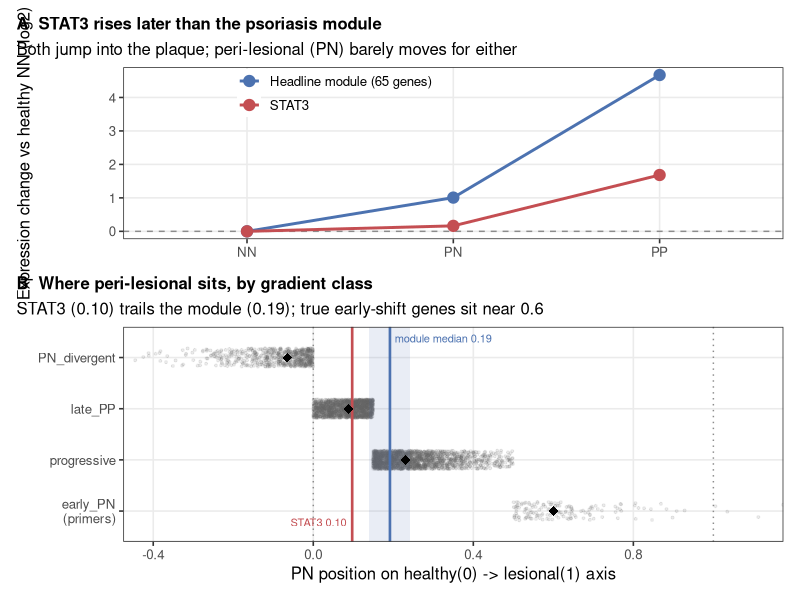

This chart was generated by the following R code:
# Auto-extracted generating script
# Produces: fig38_stat3_vs_module_gradient.png
# Conda env: psoriasis-r   (run with this environment activated)
# Inputs (expected alongside / in data/): clust_module_lfc.rds, gradient_gene_classes.csv, clust_module_genes.csv
# Source artifact version: d23535ce-75c3-4e7b-aa9b-4a6d11044109
# NOTE: absolute artifact paths rewritten to basenames; place named inputs in the same dir.
#------------------------------------------------------------

library(ggplot2)
library(patchwork)
library(data.table)

theme_set(theme_bw(base_size=12) + theme(panel.grid.minor=element_blank(),
          plot.title=element_text(face="bold",size=12), plot.title.position="plot"))
BLUE<-"#4C72B0"; RED<-"#C44E52"; GREY<-"#8C8C8C"; GOLD<-"#DD8452"

gc <- read.csv("gradient_gene_classes.csv")
setDT(gc)

cm <- read.csv("clust_module_genes.csv")

mod_genes <- cm$gene
mg <- gc[gene %in% mod_genes]

norm_traj <- function(dt){
  d <- copy(dt)
  d[, denom := mu_PP - mu_NN]
  d <- d[abs(denom) > 0.2]
  d[, `:=`(nNN=0, nPN=(mu_PN-mu_NN)/denom, nPP=1)]
  d
}
mod_n <- norm_traj(mg)

stat3_npn <- (gc[gene=="STAT3",mu_PN]-gc[gene=="STAT3",mu_NN])/(gc[gene=="STAT3",mu_PP]-gc[gene=="STAT3",mu_NN])

mod_traj <- data.frame(class=c("NN","PN","PP"),
  val=c(0, mean(mg$mu_PN-mg$mu_NN), mean(mg$mu_PP-mg$mu_NN)), series="Headline module (65 genes)")
stat3_traj <- data.frame(class=c("NN","PN","PP"),
  val=c(0, gc[gene=="STAT3",mu_PN]-gc[gene=="STAT3",mu_NN], gc[gene=="STAT3",mu_PP]-gc[gene=="STAT3",mu_NN]),
  series="STAT3")
trajA <- rbind(mod_traj, stat3_traj); trajA$class <- factor(trajA$class, levels=c("NN","PN","PP"))

clab <- c(early_PN="early_PN\n(primers)", progressive="progressive", late_PP="late_PP", PN_divergent="PN_divergent")
gc[, cls_f := factor(clab[cls], levels=clab[c("early_PN","progressive","late_PP","PN_divergent")])]
med_by <- gc[, .(m=median(pn_frac)), by=cls_f]

pA <- ggplot(trajA, aes(class, val, color=series, group=series)) +
  geom_hline(yintercept=0, linetype=2, color=GREY) +
  geom_line(linewidth=1) + geom_point(size=3.5) +
  scale_color_manual(values=c("STAT3"=RED, "Headline module (65 genes)"="#4C72B0"), name=NULL) +
  labs(x=NULL, y="Expression change vs healthy NN (log2)",
       title="A  STAT3 rises later than the psoriasis module",
       subtitle="Both jump into the plaque; peri-lesional (PN) barely moves for either") +
  theme(legend.position=c(0.32,0.85), legend.background=element_blank())

pB <- ggplot(gc[abs(mu_PP-mu_NN)>0.2], aes(pn_frac, cls_f)) +
  geom_vline(xintercept=c(0,1), linetype=3, color=GREY) +
  geom_jitter(height=0.18, alpha=0.12, size=0.7, color="#666666") +
  annotate("rect", xmin=quantile(mod_n$nPN,.25), xmax=quantile(mod_n$nPN,.75), ymin=-Inf, ymax=Inf, alpha=0.12, fill="#4C72B0") +
  geom_vline(xintercept=median(mod_n$nPN), color="#4C72B0", linewidth=0.9) +
  geom_vline(xintercept=stat3_npn, color=RED, linewidth=0.9) +
  geom_point(data=med_by, aes(m, cls_f), color="black", size=3, shape=18) +
  annotate("text", x=median(mod_n$nPN), y=4.45, label="module median 0.19", color="#4C72B0", size=2.8, vjust=1, hjust=-0.05) +
  annotate("text", x=stat3_npn, y=0.7, label="STAT3 0.10", color=RED, size=2.8, vjust=0, hjust=1.1) +
  labs(x="PN position on healthy(0) -> lesional(1) axis", y=NULL,
       title="B  Where peri-lesional sits, by gradient class",
       subtitle="STAT3 (0.10) trails the module (0.19); true early-shift genes sit near 0.6") +
  coord_cartesian(xlim=c(-0.4,1.1))

fig <- pA / pB + plot_layout(heights=c(0.8,1))
ggsave("fig38_stat3_vs_module_gradient.png", fig, width=10.5, height=8.5, dpi=150)
